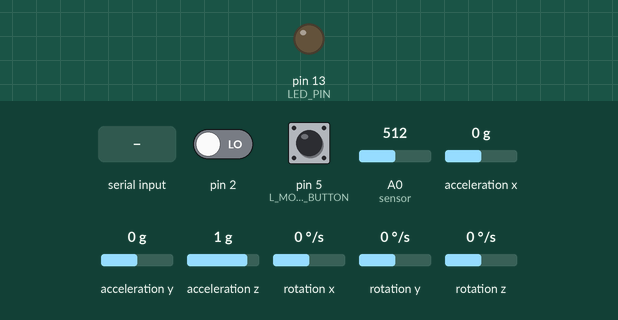
The sketch below on a simulated Arduino Uno, built with avr-gcc and run on an emulated ATmega328P. Shown: output pins drawn as LEDs (lit = HIGH). Dashed ring = blinking. The inputs (shaded band) are chosen by the test bench; at power-on: pin 2 LOW, pin 5 (L_MOUSE_BUTTON) LOW, A0 (sensor) = 512, acceleration x 0 g, acceleration y 0 g, acceleration z 1 g, rotation x 0 °/s, rotation y 0 °/s, rotation z 0 °/s. The sensor or clock chip raises its interrupt line as the real part does.

Above: at 0.1 s.
At 1.7 s:
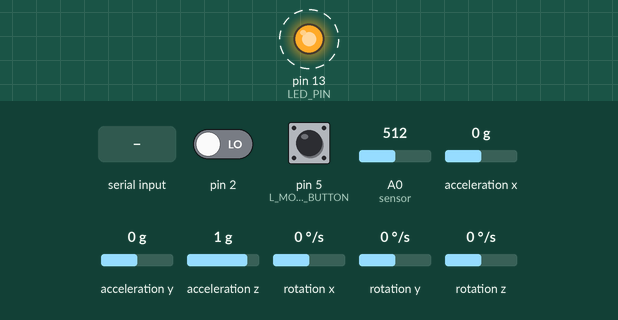
1.8 s: "1\n" received over the second serial link
At 3.1 s:
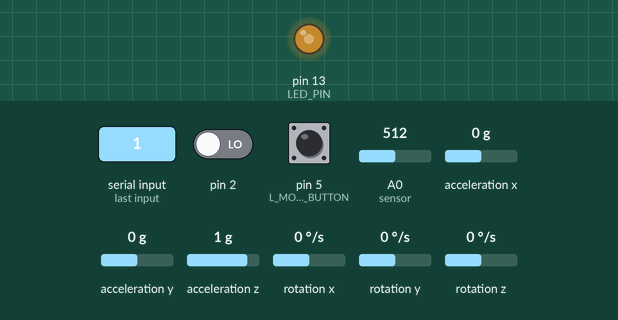
Timing chart, 0 to 4.8 s (numbered marks = the images above; inputs shaded):
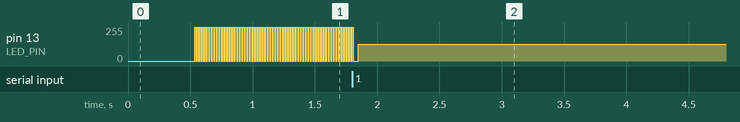

The sketch:

Mouse_Main1.ino
```cpp
/*Arduino Pro mini>>>>>>>>>>>>>>> MPU6050
          Vcc>>>>>>>>>>>>>>>>>>>>>Vcc
          GND>>>>>>>>>>>>>>>>>>>>GND
          GND>>>>>>>>>>>>>>>>>>>>AD0
          A4>>>>>>>>>>>>>>>>>>>>SDA
          A5>>>>>>>>>>>>>>>>>>>>SLA
          INT>>>>>>>>>>>>>>>>>>>>Pin2
          A0>>>>>>>>>>>>>>>>>>>>input from sound
          D8>>>>>>>>>>>>>>>>>>>>>TX
          D7>>>>>>>>>>>>>>>>>>>>RX
 */

#include <SoftwareSerial.h>
SoftwareSerial mySerial(7, 8); // RX, TX
#define BOUNCE
#ifdef BOUNCE
#include <Bounce.h>

#define L_MOUSE_BUTTON 5
//#define LED 6 is defined in MPU6050 code as LED_PIN

// Instantiate a Bounce object with a 5 millisecond debounce time
Bounce deBouncer = Bounce( L_MOUSE_BUTTON, 5 );
#endif
/*
// I2C device class (I2Cdev) demonstration Arduino sketch for MPU6050 class using DMP (MotionApps v2.0)
// 6/21/2012 by Jeff Rowberg <jeff@rowberg.net>
// Updates should (hopefully) always be available at https://github.com/jrowberg/i2cdevlib
// Changelog:
//     2012-06-21 - added note about Arduino 1.0.1 + Leonardo compatibility error
//     2012-06-20 - improved FIFO overflow handling and simplified read process
//     2012-06-19 - completely rearranged DMP initialization code and simplification
//     2012-06-13 - pull gyro and accel data from FIFO packet instead of reading directly
//     2012-06-09 - fix broken FIFO read sequence and change interrupt detection to RISING
//     2012-06-05 - add gravity-compensated initial reference frame acceleration output
//                - add 3D math helper file to DMP6 example sketch
//                - add Euler output and Yaw/Pitch/Roll output formats
//     2012-06-04 - remove accel offset clearing for better results (thanks Sungon Lee)
//     2012-06-01 - fixed gyro sensitivity to be 2000 deg/sec instead of 250
//     2012-05-30 - basic DMP initialization working
*/

/* ============================================
I2Cdev device library code is placed under the MIT license
Copyright (c) 2012 Jeff Rowberg

Permission is hereby granted, free of charge, to any person obtaining a copy
of this software and associated documentation files (the "Software"), to deal
in the Software without restriction, including without limitation the rights
to use, copy, modify, merge, publish, distribute, sublicense, and/or sell
copies of the Software, and to permit persons to whom the Software is
furnished to do so, subject to the following conditions:

The above copyright notice and this permission notice shall be included in
all copies or substantial portions of the Software.

THE SOFTWARE IS PROVIDED "AS IS", WITHOUT WARRANTY OF ANY KIND, EXPRESS OR
IMPLIED, INCLUDING BUT NOT LIMITED TO THE WARRANTIES OF MERCHANTABILITY,
FITNESS FOR A PARTICULAR PURPOSE AND NONINFRINGEMENT. IN NO EVENT SHALL THE
AUTHORS OR COPYRIGHT HOLDERS BE LIABLE FOR ANY CLAIM, DAMAGES OR OTHER
LIABILITY, WHETHER IN AN ACTION OF CONTRACT, TORT OR OTHERWISE, ARISING FROM,
OUT OF OR IN CONNECTION WITH THE SOFTWARE OR THE USE OR OTHER DEALINGS IN
THE SOFTWARE.
===============================================
*/

// Arduino Wire library is required if I2Cdev I2CDEV_ARDUINO_WIRE implementation
// is used in I2Cdev.h
#include <Wire.h>

#include <avr/wdt.h>

// I2Cdev and MPU6050 must be installed as libraries, or else the .cpp/.h files
// for both classes must be in the include path of your project
#include "I2Cdev.h"

#include "MPU6050_6Axis_MotionApps20.h"
//#include "MPU6050.h" // not necessary if using MotionApps include file

// class default I2C address is 0x68
// specific I2C addresses may be passed as a parameter here
// AD0 low = 0x68 (default for SparkFun breakout and InvenSense evaluation board)
// AD0 high = 0x69
MPU6050 mpu;

/* =========================================================================
   NOTE: In addition to connection 3.3v, GND, SDA, and SCL, this sketch
   depends on the MPU-6050's INT pin being connected to the Arduino's
   external interrupt #0 pin. On the Arduino Uno and Mega 2560, this is
   digital I/O pin 2.
 * ========================================================================= */

/* =========================================================================
   NOTE: Arduino v1.0.1 with the Leonardo board generates a compile error
   when using mySerial.write(buf, len). The Teapot output uses this method.
   The solution requires a modification to the Arduino USBAPI.h file, which
   is fortunately simple, but annoying. This will be fixed in the next IDE
   release. For more info, see these links:

   http://arduino.cc/forum/index.php/topic,109987.0.html
   http://code.google.com/p/arduino/issues/detail?id=958
 * ========================================================================= */


#define LED_PIN 13 // (Arduino is 13, Teensy is 11, Teensy++ is 6)
bool blinkState = false;

// MPU control/status vars
bool dmpReady = false;  // set true if DMP init was successful
uint8_t mpuIntStatus;   // holds actual interrupt status byte from MPU
uint8_t devStatus;      // return status after each device operation (0 = success, !0 = error)
uint16_t packetSize;    // expected DMP packet size (default is 42 bytes)
uint16_t fifoCount;     // count of all bytes currently in FIFO
uint8_t fifoBuffer[64]; // FIFO storage buffer

// orientation/motion vars
Quaternion q;           // [w, x, y, z]         quaternion container
VectorInt16 aa;         // [x, y, z]            accel sensor measurements
VectorInt16 aaReal;     // [x, y, z]            gravity-free accel sensor measurements
VectorInt16 aaWorld;    // [x, y, z]            world-frame accel sensor measurements
VectorFloat gravity;    // [x, y, z]            gravity vector
float euler[3];         // [psi, theta, phi]    Euler angle container
float ypr[3];           // [yaw, pitch, roll]   yaw/pitch/roll container and gravity vector

// packet structure for InvenSense teapot demo
uint8_t teapotPacket[14] = { '$', 0x02, 0,0, 0,0, 0,0, 0,0, 0x00, 0x00, '\r', '\n' };

	float X;
	float Y;
	float Z;

        float lastXYPR;
        float lastYYPR;
        float lastZYPR;

	float lastXAccel;
	float lastYAccel;
	float lastZAccel;

        int loopcount = 0;
        int loopval = 0;
        int loopval1 = 0;
        int blowcount = 0;


    bool run = false;

// ================================================================
// ===               INTERRUPT DETECTION ROUTINE                ===
// ================================================================

volatile bool mpuInterrupt = false;     // indicates whether MPU interrupt pin has gone high
void dmpDataReady() {
    mpuInterrupt = true;
}


// ================================================================
// ===                      INITIAL SETUP                       ===
// ================================================================

void setup() {
    // join I2C bus (I2Cdev library doesn't do this automatically)
    wdt_disable();
      // join I2C bus (I2Cdev library doesn't do this automatically)
    #if I2CDEV_IMPLEMENTATION == I2CDEV_ARDUINO_WIRE
        Wire.begin();
        TWBR = 24; // 400kHz I2C clock (200kHz if CPU is 8MHz)
    #elif I2CDEV_IMPLEMENTATION == I2CDEV_BUILTIN_FASTWIRE
        Fastwire::setup(400, true);
    #endif

    // initialize mySerial communication
    // (115200 chosen because it is required for Teapot Demo output, but it's
    // really up to you depending on your project)
    mySerial.begin(38400);
    while (!mySerial); // wait for Leonardo enumeration, others continue immediately

    // NOTE: 8MHz or slower host processors, like the Teensy @ 3.3v or Ardunio
    // Pro Mini running at 3.3v, cannot handle this baud rate reliably due to
    // the baud timing being too misaligned with processor ticks. You must use
    // 38400 or slower in these cases, or use some kind of external separate
    // crystal solution for the UART timer.

    // initialize device
  //  mySerial.println(F("Initializing I2C devices..."));
    mpu.initialize();
  // supply your own gyro offsets here, scaled for min sensitivity
  //  mpu.setXGyroOffset(220);
   // mpu.setYGyroOffset(76);
   // mpu.setZGyroOffset(-85);
   // mpu.setZAccelOffset(1788); // 1688 factory default for my test chip

    // verify connection
 //   mySerial.println(F("Testing device connections..."));
  mySerial.print(mpu.testConnection() ? F("MPU6050 connection successful") : F("MPU6050 connection failed"));
/*
    // wait for ready
    mySerial.print(F("\nSend any character to begin ASSISTIVE PROTOTYPE wand mouse: "));
    while (mySerial.available() && mySerial.read()); // empty buffer
    while (!mySerial.available());                 // wait for data
    while (mySerial.available() && mySerial.read()); // empty buffer again
*/
    run = true;


    // load and configure the DMP
    mySerial.print(F("Initializing DMP..."));
    devStatus = mpu.dmpInitialize();

    // make sure it worked (returns 0 if so)
    if (devStatus == 0) {
        // turn on the DMP, now that it's ready
      //  mySerial.println(F("Enabling DMP..."));
        mpu.setDMPEnabled(true);

        // enable Arduino interrupt detection
     //   mySerial.print(F("Enabling interrupt detection (Arduino external interrupt 0)..."));
        attachInterrupt(0, dmpDataReady, RISING);
        mpuIntStatus = mpu.getIntStatus();

        // set our DMP Ready flag so the main loop() function knows it's okay to use it
     //   mySerial.println(F("DMP ready! Waiting for first interrupt..."));
        dmpReady = true;

        // get expected DMP packet size for later comparison
        packetSize = mpu.dmpGetFIFOPacketSize();
    } else {
        // ERROR!
        // 1 = initial memory load failed
        // 2 = DMP configuration updates failed
        // (if it's going to break, usually the code will be 1)
     //   mySerial.print(F("DMP Initialization failed (code "));
       // mySerial.print(devStatus);
      //  mySerial.println(F(")"));
    }

    // configure LED for output
    pinMode(LED_PIN, OUTPUT);

#ifdef BOUNCE
  pinMode(L_MOUSE_BUTTON,INPUT);
//  pinMode(LED,OUTPUT);   // already done via MPU6050 code
#endif

        // *** >>>>>>> should read values & use those here!!!!!
	lastXYPR = 0;
	lastYYPR = 0;
	lastZYPR = 0;

        lastXAccel = 0;
         lastYAccel = 0;
          lastZAccel = 0;


      wdt_enable(WDTO_4S);


}


// ================================================================
// ===                    MAIN PROGRAM LOOP                     ===
// ================================================================

void loop() {
    // if programming failed, don't try to do anything

     wdt_reset();
    if (!dmpReady) return;

    // wait for MPU interrupt or extra packet(s) available
    while (!mpuInterrupt && fifoCount < packetSize) {
        // other program behavior stuff here
        // .
        // .
        // .
        // if you are really paranoid you can frequently test in between other
        // stuff to see if mpuInterrupt is true, and if so, "break;" from the
        // while() loop to immediately process the MPU data
        // .
        // .
        // .
    }


    // using run & mySerial text to allow DISABLING of reading data AND moving the mouse
     while (mySerial.available() && mySerial.read()){ // empty buffer again
        run = false;
       // inc++;
    }
    if (run) {

      loopcount = loopcount + 1;//This is essentially a timer. Everytime the loop runs, it will increase by one, just like a clock.

        getGyro();

       moveMouseRelative(X, Y);
    }

    // now read & act on mouse switch(es)
     #ifdef BOUNCE
     // Update the dedeBouncer
      deBouncer.update ( );

     // Get the update value
     int MouseLeft = deBouncer.read();

     // Turn on or off the LED and mouse click

     //   digitalWrite(LED_PIN, HIGH );


    // blink LED to indicate activity
            blinkState = !blinkState;
            digitalWrite(LED_PIN, blinkState);
    #endif


}


inline void getGyro (){
    // reset interrupt flag and get INT_STATUS byte
    mpuInterrupt = false;
    mpuIntStatus = mpu.getIntStatus();

    // get current FIFO count
    fifoCount = mpu.getFIFOCount();

    // check for overflow (this should never happen unless our code is too inefficient)
    if ((mpuIntStatus & 0x10) || fifoCount == 1024) {
        // reset so we can continue cleanly
        mpu.resetFIFO();
        //mySerial.println(F("FIFO overflow!"));

    // otherwise, check for DMP data ready interrupt (this should happen frequently)
    } else if (mpuIntStatus & 0x02) {
        // wait for correct available data length, should be a VERY short wait
        while (fifoCount < packetSize) fifoCount = mpu.getFIFOCount();

        // read a packet from FIFO
        mpu.getFIFOBytes(fifoBuffer, packetSize);

        // track FIFO count here in case there is > 1 packet available
        // (this lets us immediately read more without waiting for an interrupt)
        fifoCount -= packetSize;

            mpu.dmpGetQuaternion(&q, fifoBuffer); //procure the Quaternion, Euler, gravity and Yaw, Pitch, Roll values from the DMP module
            mpu.dmpGetEuler(euler, &q);
            mpu.dmpGetGravity(&gravity, &q);
            mpu.dmpGetYawPitchRoll(ypr, &q, &gravity);


            X =(ypr[0] * 180/M_PI) - lastXYPR; // These essentially output the change in either X, Y, or Z. They will be near 0 if not moving and go up to 20 when moving
            Y =(ypr[2] * 180/M_PI) - lastYYPR;
            Z =(ypr[1] * 180/M_PI) - lastZYPR;


            lastXYPR = (ypr[0] * 180/M_PI);// This is the last value of X,Y or Z. It is subtracted from the present value to give the change in value. This way, subtracting of offset or integration against time is not required
            lastYYPR = (ypr[2] * 180/M_PI);
            lastZYPR = (ypr[1] * 180/M_PI);

          //mySerial.print("X=");
         // mySerial.print(X);
          //mySerial.print("\n");
          //mySerial.print("Y=");
          //mySerial.print(Y);
         // mySerial.print("\n");


    }
}

inline void moveMouseRelative(long accelX, long accelY){

 if(accelX != 0 || accelY != 0){
  int x, y;
   x = accelX * 10 ;
   y = accelY * 8 ;
          // This command takes the X and Y values and multiplies them into the appropriate hard-coded scaling factor to move the mouse
          //Mouse.move((accelX * 10), (accelY * 8),0);
   String val, zal;
   zal = ", ";
   val = x + zal + y;

   mySerial.print(val);
   mySerial.print('\n');
 }

          if(analogRead(A0) > 300 ) // The sound sensor reads a value greater than 300 when blown into.
          {

         loopval = loopcount - loopval ; //This takes the variable "loopval" and finds the difference between itself and the clock.

         if (loopval < 10) //If loopval < 10, it means that the person is currently blowing. So, update blowcount and set loppval to the value of the clock so the same condition will work the next time
         {
         blowcount = blowcount + 1;
         loopval = loopcount;
         }
         else if (loopval > 10) // If loopval > 10, the person has just begun blowing. So, left click at that place and reset blowcount and loopval
         {
         mySerial.print("1");
       mySerial.print('\n');
         blowcount = 0;
         loopval = loopcount;
         }

        }
          else if (analogRead(A0) < 300) // If it is less than 300, the person is not blowing
          {

          loopval1 = loopcount - loopval; // Find the difference between this variable and the clock

          if(loopval1 < 10 )// If it is < 10, the person has just now stopped blowing and an action must be taken.
          {
          if(blowcount > 30) // If blowcount is > 30, it was a long blow and the person wants to right-click. So, do so and then reset blowcount
          {
          //mySerial.print(blowcount);
          //mySerial.print("\n");
          mySerial.print("2");
          mySerial.print('\n');
          blowcount = 0;
          }

          if(blowcount > 15 && blowcount < 30) // If blowcount is between 15 and 30, it was an intermediate blow and the person wants to double-click (the first click is the single cick that happens when the person starts blowing).
          {                                    //So, do so and then reset blowcount
         mySerial.print("1");
       mySerial.print('\n');
          blowcount = 0;

          }

          }

          }

        if(analogRead(A0) > 300 && (accelY > 0.5 || accelY < -0.5))// If the person is blowing and moving up and down, then scroll the screen by the amount he/she is moving.

      {
     if (accelY != 0){
       String aal, bal;
     int scl = -accelY ;
     aal = "3, ";
    bal = aal + scl;
     mySerial.print(bal);
     mySerial.print('\n');
        //  Mouse.move(0,0,-accelY);
     }
      }


  }
```
